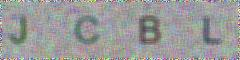

Write the Python code that produced this figure.
'''product a captcha code'''
# !/usr/bin/env python3
# -*- coding: utf-8 -*-

from PIL import Image, ImageDraw, ImageFont, ImageFilter

import random

def rnd_char():
    return chr(random.randint(65, 90))

def rnd_color():
    return (random.randint(64, 255), random.randint(64, 255), random.randint(64, 255))

def rnd_color2():
    return (random.randint(32, 127), random.randint(32, 127), random.randint(32, 127))

width = 60 * 4
height = 60

image = Image.new('RGB', (width, height), (255, 255, 255))

font = ImageFont.truetype('C:/windows/Fonts/Arial.ttf', 36)

draw = ImageDraw.Draw(image)

for x in range(width):
    for y in range(height):
        draw.point((x, y), fill=rnd_color())

code = []
for t in range(4):
    ch = rnd_char()
    code.append(ch)
    draw.text((64 * t + 10, 10), ch, font=font, fill=rnd_color2())

image = image.filter(ImageFilter.BLUR)
image.save('captcha.jpg', 'jpeg')
print('the captcha code is : %s.' % ''.join(code))
